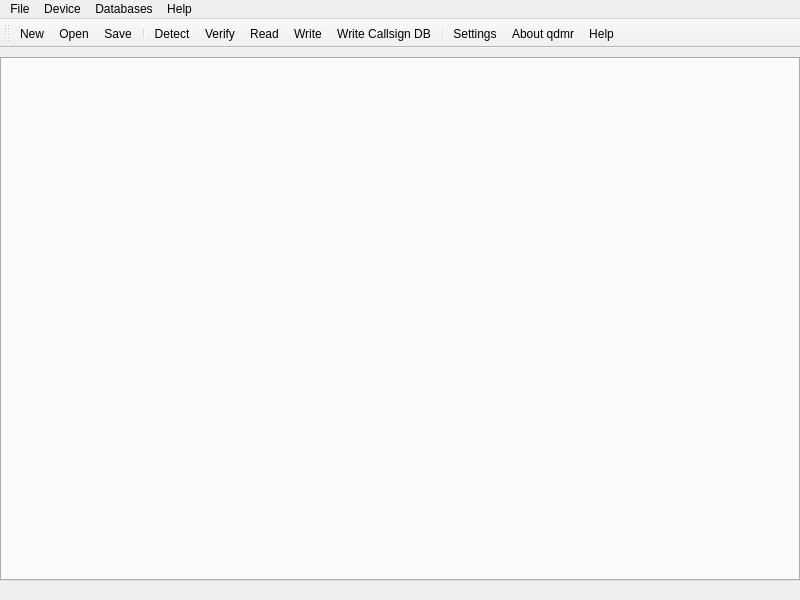
<?xml version="1.0" encoding="UTF-8"?>
<ui version="4.0">
 <class>MainWindow</class>
 <widget class="QMainWindow" name="MainWindow">
  <property name="geometry">
   <rect>
    <x>0</x>
    <y>0</y>
    <width>800</width>
    <height>600</height>
   </rect>
  </property>
  <property name="minimumSize">
   <size>
    <width>800</width>
    <height>600</height>
   </size>
  </property>
  <property name="windowTitle">
   <string>qdmr [*]</string>
  </property>
  <property name="windowIcon">
   <iconset theme="qdmr">
    <normaloff>.</normaloff>.</iconset>
  </property>
  <property name="accessibleName">
   <string>Main window</string>
  </property>
  <property name="documentMode">
   <bool>true</bool>
  </property>
  <property name="unifiedTitleAndToolBarOnMac">
   <bool>true</bool>
  </property>
  <widget class="QWidget" name="centralwidget">
   <property name="sizePolicy">
    <sizepolicy hsizetype="Expanding" vsizetype="Expanding">
     <horstretch>0</horstretch>
     <verstretch>0</verstretch>
    </sizepolicy>
   </property>
   <layout class="QVBoxLayout" name="verticalLayout">
    <property name="leftMargin">
     <number>0</number>
    </property>
    <property name="rightMargin">
     <number>0</number>
    </property>
    <property name="bottomMargin">
     <number>0</number>
    </property>
    <item>
     <widget class="QTabWidget" name="tabs">
      <property name="accessibleName">
       <string notr="true">Tablist</string>
      </property>
      <property name="accessibleDescription">
       <string notr="true">There are several tabs providing general settings, contact, Rx group, channel, zone and scan lists.</string>
      </property>
      <property name="currentIndex">
       <number>-1</number>
      </property>
     </widget>
    </item>
   </layout>
  </widget>
  <widget class="QMenuBar" name="menubar">
   <property name="geometry">
    <rect>
     <x>0</x>
     <y>0</y>
     <width>800</width>
     <height>22</height>
    </rect>
   </property>
   <widget class="QMenu" name="menuFile">
    <property name="title">
     <string>File</string>
    </property>
    <addaction name="actionNewCodeplug"/>
    <addaction name="actionOpenCodeplug"/>
    <addaction name="actionSaveCodeplug"/>
    <addaction name="actionExportToCHIRP"/>
    <addaction name="actionImport"/>
    <addaction name="separator"/>
    <addaction name="actionQuit"/>
   </widget>
   <widget class="QMenu" name="menuDevice">
    <property name="title">
     <string>Device</string>
    </property>
    <addaction name="actionDetectDevice"/>
    <addaction name="actionVerifyCodeplug"/>
    <addaction name="separator"/>
    <addaction name="actionDownload"/>
    <addaction name="actionUpload"/>
    <addaction name="actionUploadCallsignDB"/>
   </widget>
   <widget class="QMenu" name="menuHelp">
    <property name="title">
     <string>Help</string>
    </property>
    <addaction name="actionAbout"/>
    <addaction name="actionHelp"/>
   </widget>
   <widget class="QMenu" name="menuDatabases">
    <property name="title">
     <string>Databases</string>
    </property>
    <addaction name="actionRefreshCallsignDB"/>
    <addaction name="actionRefreshTalkgroupDB"/>
   </widget>
   <addaction name="menuFile"/>
   <addaction name="menuDevice"/>
   <addaction name="menuDatabases"/>
   <addaction name="menuHelp"/>
  </widget>
  <widget class="QStatusBar" name="statusbar">
   <property name="sizeGripEnabled">
    <bool>false</bool>
   </property>
  </widget>
  <widget class="QToolBar" name="toolBar">
   <property name="windowTitle">
    <string notr="true">toolBar</string>
   </property>
   <property name="accessibleName">
    <string>Toolbar</string>
   </property>
   <attribute name="toolBarArea">
    <enum>TopToolBarArea</enum>
   </attribute>
   <attribute name="toolBarBreak">
    <bool>false</bool>
   </attribute>
   <addaction name="actionNewCodeplug"/>
   <addaction name="actionOpenCodeplug"/>
   <addaction name="actionSaveCodeplug"/>
   <addaction name="separator"/>
   <addaction name="actionDetectDevice"/>
   <addaction name="actionVerifyCodeplug"/>
   <addaction name="actionDownload"/>
   <addaction name="actionUpload"/>
   <addaction name="actionUploadCallsignDB"/>
   <addaction name="separator"/>
   <addaction name="actionSettings"/>
   <addaction name="actionAbout"/>
   <addaction name="actionHelp"/>
  </widget>
  <action name="actionNewCodeplug">
   <property name="icon">
    <iconset theme="document-new">
     <normaloff>.</normaloff>.</iconset>
   </property>
   <property name="text">
    <string>New</string>
   </property>
   <property name="toolTip">
    <string>Creates a new Codeplug.</string>
   </property>
   <property name="shortcut">
    <string>Ctrl+N</string>
   </property>
  </action>
  <action name="actionOpenCodeplug">
   <property name="icon">
    <iconset theme="document-open">
     <normaloff>.</normaloff>.</iconset>
   </property>
   <property name="text">
    <string>Open ...</string>
   </property>
   <property name="toolTip">
    <string>&lt;html&gt;&lt;head/&gt;&lt;body&gt;&lt;p&gt;Imports a codeplug from &amp;quot;conf&amp;quot; files.&lt;/p&gt;&lt;/body&gt;&lt;/html&gt;</string>
   </property>
   <property name="shortcut">
    <string>Ctrl+O</string>
   </property>
  </action>
  <action name="actionSaveCodeplug">
   <property name="icon">
    <iconset theme="document-save-as">
     <normaloff>.</normaloff>.</iconset>
   </property>
   <property name="text">
    <string>Save ...</string>
   </property>
   <property name="toolTip">
    <string>&lt;html&gt;&lt;head/&gt;&lt;body&gt;&lt;p&gt;Saves the codeplug in a &amp;quot;conf&amp;quot; file.&lt;/p&gt;&lt;/body&gt;&lt;/html&gt;</string>
   </property>
   <property name="shortcut">
    <string>Ctrl+S</string>
   </property>
  </action>
  <action name="actionQuit">
   <property name="icon">
    <iconset theme="application-exit">
     <normaloff>.</normaloff>.</iconset>
   </property>
   <property name="text">
    <string>Quit</string>
   </property>
   <property name="toolTip">
    <string>Quits the application.</string>
   </property>
   <property name="shortcut">
    <string>Ctrl+Q</string>
   </property>
  </action>
  <action name="actionDetectDevice">
   <property name="icon">
    <iconset theme="device-search">
     <normaloff>.</normaloff>.</iconset>
   </property>
   <property name="text">
    <string>Detect</string>
   </property>
   <property name="toolTip">
    <string>Detect connected radios.</string>
   </property>
  </action>
  <action name="actionVerifyCodeplug">
   <property name="icon">
    <iconset theme="document-verify">
     <normaloff>.</normaloff>.</iconset>
   </property>
   <property name="text">
    <string>Verify</string>
   </property>
   <property name="toolTip">
    <string>&lt;html&gt;&lt;head/&gt;&lt;body&gt;&lt;p&gt;Verifies the current codeplug with connected radios.&lt;/p&gt;&lt;/body&gt;&lt;/html&gt;</string>
   </property>
   <property name="shortcut">
    <string>Ctrl+R</string>
   </property>
  </action>
  <action name="actionDownload">
   <property name="icon">
    <iconset theme="device-read">
     <normaloff>.</normaloff>.</iconset>
   </property>
   <property name="text">
    <string>Read</string>
   </property>
   <property name="toolTip">
    <string>Reads a codeplug from connected radios.</string>
   </property>
  </action>
  <action name="actionUpload">
   <property name="icon">
    <iconset theme="device-write">
     <normaloff>.</normaloff>.</iconset>
   </property>
   <property name="text">
    <string>Write</string>
   </property>
   <property name="toolTip">
    <string>Writes the codeplug to the connected radio.</string>
   </property>
  </action>
  <action name="actionAbout">
   <property name="icon">
    <iconset theme="help-about">
     <normaloff>.</normaloff>.</iconset>
   </property>
   <property name="text">
    <string>About qdmr</string>
   </property>
  </action>
  <action name="actionHelp">
   <property name="icon">
    <iconset theme="help-contents">
     <normaloff>.</normaloff>.</iconset>
   </property>
   <property name="text">
    <string>Help</string>
   </property>
   <property name="toolTip">
    <string>Read the handbook.</string>
   </property>
   <property name="shortcut">
    <string>F1</string>
   </property>
  </action>
  <action name="actionSettings">
   <property name="icon">
    <iconset theme="application-settings">
     <normaloff>.</normaloff>.</iconset>
   </property>
   <property name="text">
    <string>Settings</string>
   </property>
   <property name="toolTip">
    <string>Shows settings dialog</string>
   </property>
  </action>
  <action name="actionUploadCallsignDB">
   <property name="icon">
    <iconset theme="device-write-callsign">
     <normaloff>.</normaloff>.</iconset>
   </property>
   <property name="text">
    <string>Write Callsign DB</string>
   </property>
   <property name="toolTip">
    <string>Writes call-sign DB to radio.</string>
   </property>
  </action>
  <action name="actionRefreshCallsignDB">
   <property name="icon">
    <iconset theme="document-download">
     <normaloff>.</normaloff>.</iconset>
   </property>
   <property name="text">
    <string>Refresh Callsign DB</string>
   </property>
   <property name="toolTip">
    <string>Refreshes the downloaded callsign DB</string>
   </property>
  </action>
  <action name="actionRefreshTalkgroupDB">
   <property name="icon">
    <iconset theme="document-download">
     <normaloff>.</normaloff>.</iconset>
   </property>
   <property name="text">
    <string>Refresh Talkgroup DB</string>
   </property>
   <property name="toolTip">
    <string>Refreshes the downloaded talkgroup DB</string>
   </property>
  </action>
  <action name="actionExportToCHIRP">
   <property name="text">
    <string>Export to CHIRP ...</string>
   </property>
   <property name="toolTip">
    <string>Exports all FM channels to CHRIP CSV.</string>
   </property>
  </action>
  <action name="actionImport">
   <property name="text">
    <string>Import ...</string>
   </property>
   <property name="toolTip">
    <string>Imports and merges a codeplug into the current one.</string>
   </property>
  </action>
 </widget>
 <resources/>
 <connections/>
</ui>
